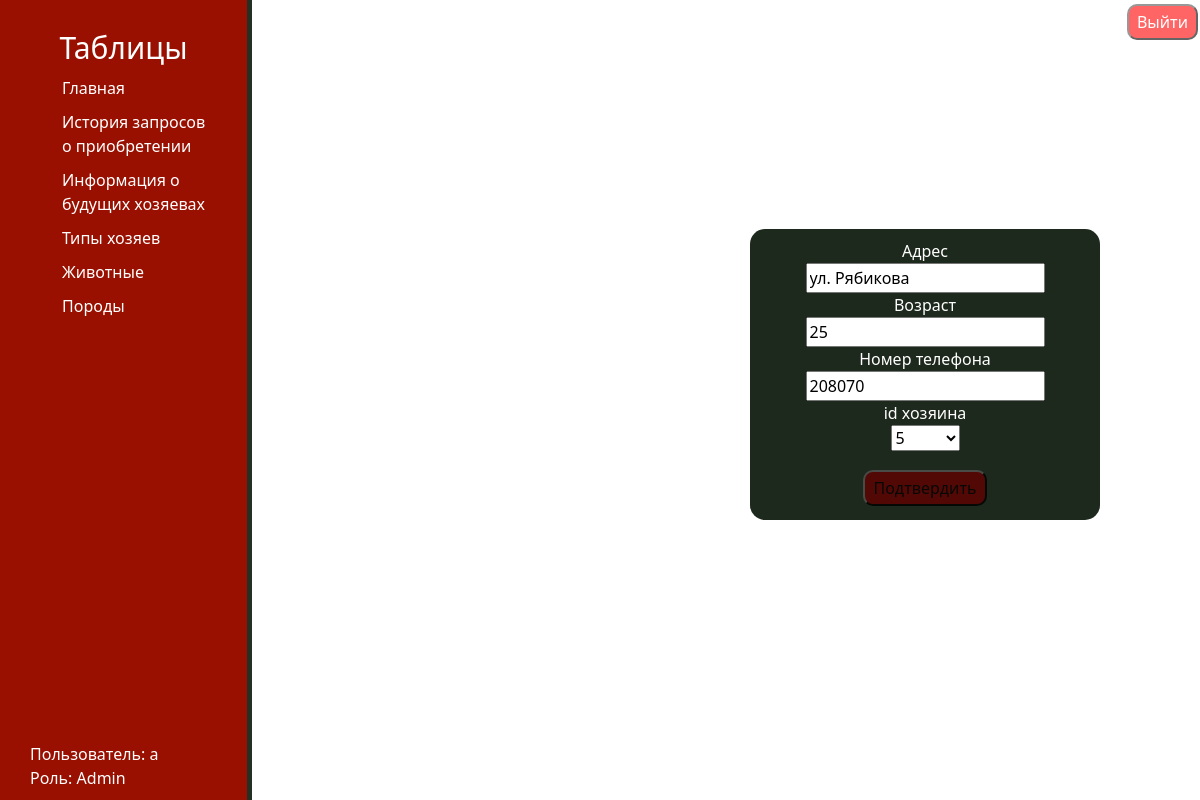
The app's page /table_change/1/6/edit (signed in) with its own data.
### main/models.py (models this page shows, shortened)
class ClientInfo(models.Model):
    address = models.CharField('Адрес', max_length=150)
    age = models.IntegerField('Возраст', default=0)
    phoneNumber = models.IntegerField('Номер телефона', default=0)
    clientId = models.OneToOneField('ClientGroup', on_delete=models.CASCADE)
    names = ["id", "Адрес", "Возраст", "Номер телефона", "id хозяина"]
    class Meta:
        verbose_name = 'Информация о клиенте'
        verbose_name_plural = 'Информация о клиентах'

### main/views.py (the view, shortened to what this page needs)
# urls.py: path('table_change/<int:idx>/<int:el>/<command>', views.table_change, name='table_change'),
def table_change(request, idx, el, command):
    forms = [CallHistoryForm, ClientInfoForm, ClientGroupForm, BankForm, BankTypeForm]
    model = [CallHistory, ClientInfo, ClientGroup, Bank, BankType]
    form = forms[idx]
    error = ''
    role = get_role(request.user)
    locked_tables = [0, 1]
    if idx in locked_tables and (role == "Client" or role == ""):
        return redirect('/main')
    if command == 'edit':
        form = forms[idx].clone_for_edit(model[idx].objects.filter(id=el)[0])
    if command == 'delete':
        model[idx].objects.filter(id=el).delete()
        return redirect('table_show', idx)
    return render(request, "main/form.html", {
        'form': form,
        'names': model[idx].names,
        'error': error,
        'role': get_role(request.user)})

### main/forms.py (shortened to what this page needs)
class ClientInfoForm(ModelForm):
    class Meta:
        model = ClientInfo
        fields = ["address", "age", "phoneNumber", "clientId"]
    @staticmethod
    def clone_for_edit(istans):
        return ClientInfoForm(instance=istans)

### main/models.py (called while the page is built)
    def __str__(self):
        return str(self.id)

### main/views.py (called while the page is built)
def get_role(user):
    template = ""
    if user.is_authenticated:
        if user.is_superuser:
            template = "Admin"
        elif user.groups.filter(name='Client').exists():
            template = "Client"
        elif user.groups.filter(name='Director').exists():
            template = "Director"
    return template

### main/templates/main/form.html (shortened to what this page needs)
{% extends 'main/main.html' %}
{% block content %}
    <div class="center_table">
        <div class="edit_form">
                <div class="form">
                    <form method="POST">
                        {% for d in form %}
                            {% if forloop.counter == 1 %} <div style="color: white">{{names.1}}</div> {% endif %}
                            {% if forloop.counter == 2 %} <div style="color: white">{{names.2}}</div> {% endif %}
                            {% if forloop.counter == 3 %} <div style="color: white">{{names.3}}</div> {% endif %}
                            {% if forloop.counter == 4 %} <div style="color: white">{{names.4}}</div> {% endif %}
                            {{d}}
                        {% endfor %}
                        <div style="margin-top: 15px">
                            <button id="logBtn" type="submit"> Подтвердить</button>
                        </div>
                    </form>
                </div>
        </div>
    </div>
{% endblock %}

### main/templates/main/layout.html (shortened to what this page needs)
{% load static %}
<!doctype html>
<html lang="en">
<head>
    <link rel="stylesheet" href="https://cdn.jsdelivr.net/npm/bootstrap@5.2.3/dist/css/bootstrap.min.css">
    <link rel="stylesheet" href="https://cdn.jsdelivr.net/npm/bootstrap-icons@1.10.2/font/bootstrap-icons.css">
    <link rel="stylesheet" href="{% static 'main/css/main.css' %}">
</head>
<body>
    <aside>
        <h3 id="navigation">Таблицы</h3>
        <ul>
            <a href="{% url 'home' %}"> <li> Главная</li> </a>
            {% if user.is_authenticated %}
                {% if role == "Admin" or role == "Director" %}
                <a href="{% url 'table_show' 0 %}"> <li></i> История запросов о приобретении</li> </a>
                <a href="{% url 'table_show' 1 %}"> <li> Информация о будущих хозяевах</li> </a>
                {% endif %}
            {% endif %}
            <a href="{% url 'table_show' 2 %}"> <li> Типы хозяев</li> </a>
            <a href="{% url 'table_show' 3 %}"> <li> Животные</li> </a>
            <a href="{% url 'table_show' 4 %}"> <li> Породы</li> </a>
        </ul>
        <div id="user">Пользователь: {{user}}<br>
            {% if user.is_authenticated %}
                Роль: {{role}}
            {% endif %}
        </div>
    </aside>
    <main style="height: 100%">
        {% if user.is_authenticated %}
        <div class="reg_log">
            <button id="exitBtn"><a href="{% url 'logout' %}">Выйти</a></button>
        </div>
        {% else %}
        <div class="reg_log">
            <button id="regBtn"><a href="{% url 'registration' %}">Зарегистрироваться</a></button>
            <button id="logBtn"><a href="{% url 'login' %}">Вход</a></button>
        </div>
        {% endif %}
        {% block content %}
        {% endblock %}
    </main>
</body>
</html>

### main/static/main/css/main.css (style rules this page uses)
html { overflow:hidden; overflow-y:hidden; overflow-x:hidden; }
body { background-color: white; }
aside { float: left; background: #991000; width: 21%; padding: 2.5%; height: 100vh; color: white; border-right: 5px solid #243023; }
aside h3 { text-align: center; margin-left: auto; margin-right: auto; font-size: 30px; color: white; }
aside ul { list-style: none }
aside ul li { color: white; display: block; margin-top: 10px; transition: all .2s ease; }
aside ul li, aside ul a { text-decoration: none; }
#logBtn { color: black; background: #600000; padding: 4px 8px; text-align: center; font-size: 16px; margin: 4px 2px; opacity: 0.8; transition: 0.3s; display: inline-block; cursor: pointer; border-radius: 10px; }
#exitBtn { color: black; background: red; padding: 4px 8px; text-align: center; font-size: 16px; margin: 4px 2px; opacity: 0.6; transition: 0.3s; display: inline-block; cursor: pointer; border-radius: 10px; }
#exitBtn a { color: white; text-decoration: none; }
.form { text-align: center }
.reg_log { position: absolute; right: 0px; }
#user { position:absolute; bottom:10px; }
.edit_form { width: 350px; background: #1e291d; padding: 10px; border-radius: 15px; position:absolute; left:750px; bottom:280px; }

### records on screen
ClientInfo: form "ул. Рябикова" "25" "208070" "5"

### other values on screen
{{ user }} "a"
{{ role }} "Admin"
{{ names.1 }} "Адрес"
{{ names.2 }} "Возраст"
{{ names.3 }} "Номер телефона"
{{ names.4 }} "id хозяина"
